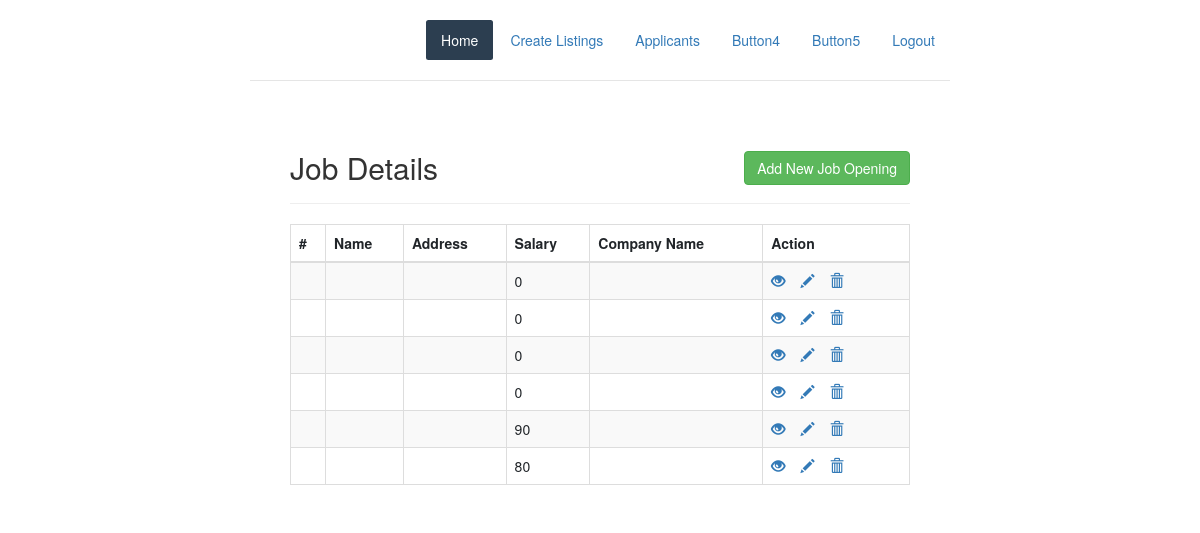
Before: /jobapp/recruiter/ind.php with the older database file.
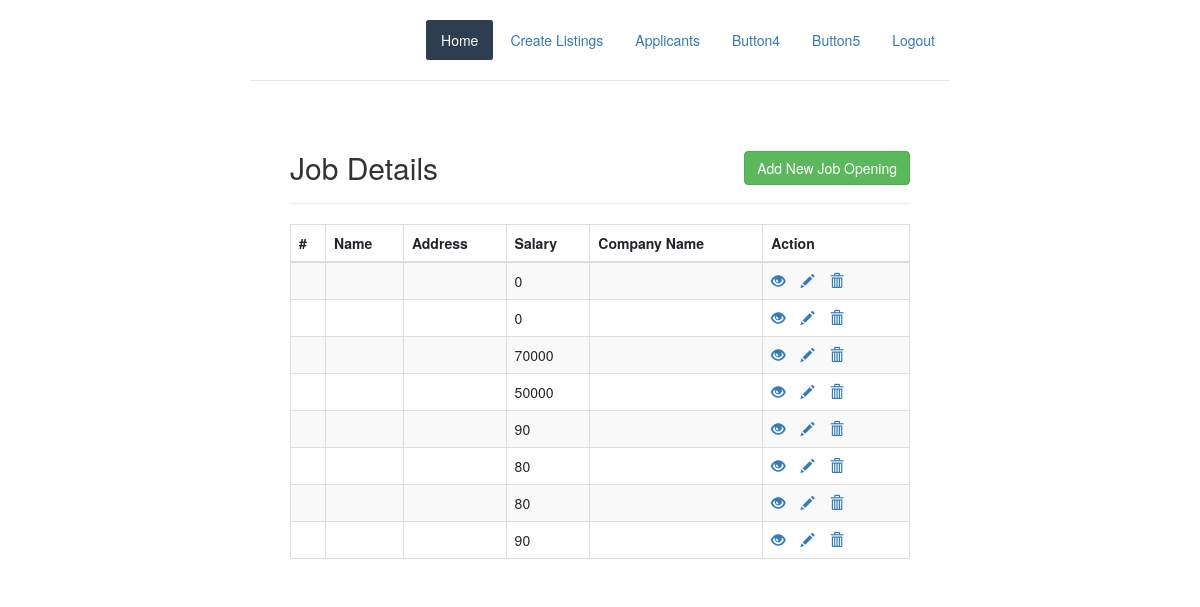
After: the same page with the newer database file.
### tables this page shows
CREATE TABLE `Job_Opening` (
  `Opening_ID` int(50) NOT NULL,
  `Title` varchar(255) NOT NULL,
  `Description` varchar(10000) NOT NULL,
  `Date` timestamp NOT NULL DEFAULT CURRENT_TIMESTAMP ON UPDATE CURRENT_TIMESTAMP,
  `recruiter_email` varchar(50) NOT NULL,
  `salary` int(50) NOT NULL,
  `Company_Name` varchar(100) NOT NULL,
  `location` varchar(200) NOT NULL
);

### jobapp/recruiter/ind.php (the view, shortened to what this page needs)
<?php include 'inc/rheader.php' ?>
<!DOCTYPE html>
<html lang="en">
<head>
    <link rel="stylesheet" href="https://maxcdn.bootstrapcdn.com/bootstrap/3.3.7/css/bootstrap.css">
</head>
<body>
    <div class="wrapper">
        <div class="container-fluid">
            <div class="row">
                <div class="col-md-12">
                    <div class="page-header clearfix">
                        <h2 class="pull-left">Job Details</h2>
                        <a href="create.php" class="btn btn-success pull-right">Add New Job Opening</a>
                    </div>
                    <?php
                    require_once "config.php";
                    $sql = "SELECT * FROM Job_Opening";
                    if($result = mysqli_query($link, $sql)){
                        if(mysqli_num_rows($result) > 0){
                            echo "<table class='table table-bordered table-striped'>";
                                echo "<thead>";
                                    echo "<tr>";
                                        echo "<th>#</th>";
                                        echo "<th>Name</th>";
                                        echo "<th>Address</th>";
                                        echo "<th>Salary</th>";
                                        echo "<th>Company Name</th>";
                                        echo "<th>Action</th>";
                                    echo "</tr>";
                                echo "</thead>";
                                echo "<tbody>";
                                while($row = mysqli_fetch_array($result)){
                                    echo "<tr>";
                                        echo "<td>" . $row['id'] . "</td>";
                                        echo "<td>" . $row['name'] . "</td>";
                                        echo "<td>" . $row['address'] . "</td>";
                                        echo "<td>" . $row['salary'] . "</td>";
                                        echo "<td>" . $row['company'] . "</td>";
                                        echo "<td>";
                                            echo "<a href='read.php?id=". $row['id'] ."' title='View Record' data-toggle='tooltip'><span class='glyphicon glyphicon-eye-open'></span></a>";
                                            echo "<a href='update.php?id=". $row['id'] ."' title='Update Record' data-toggle='tooltip'><span class='glyphicon glyphicon-pencil'></span></a>";
                                            echo "<a href='delete.php?id=". $row['id'] ."' title='Delete Record' data-toggle='tooltip'><span class='glyphicon glyphicon-trash'></span></a>";
                                        echo "</td>";
                                    echo "</tr>";
                                }
                                echo "</tbody>";
                            echo "</table>";
                        } else{
                            echo "<p class='lead'><em>No records were found.</em></p>";
                        }
                    } else{
                        echo "ERROR: Could not able to execute $sql. " . mysqli_error($link);
                    }
                    ?>
                </div>
            </div>
        </div>
    </div>
</body>
</html>

### jobapp/recruiter/inc/rheader.php (shortened to what this page needs)
<!DOCTYPE html>
<html>
<head>
    <link rel="stylesheet" href="https://bootswatch.com/4/flatly/bootstrap.min.css">
    <link rel="stylesheet" href="css/styles.css">
</head>
<body>
    <div class="container">
      <div class="header clearfix">
        <nav>
          <ul class="nav nav-pills float-right">
            <li class="nav-item"><a class="nav-link active" href="./recruiter_home.php">Home </a></li>
            <li class="nav-item"><a class="nav-link" href="ind.php">Create Listings</a></li>
            <li class="nav-item"><a class="nav-link" href="./recruiter_applicants.php">Applicants</a></li>
            <li class="nav-item"><a class="nav-link" href="./recruiter_page4.php">Button4</a></li>
            <li class="nav-item"><a class="nav-link" href="./recruiter_page5.php">Button5</a></li>
            <li class="nav-item"><a class="nav-link" href="../logout.php">Logout</a></li>
          </ul>
        </nav>
      </div>

### jobapp - Apr. 6/css/styles.css (style rules this page uses)
body { padding-top: 20px; padding-bottom: 20px; }
.header, .marketing, .footer { padding-right: 15px; padding-left: 15px; }
.header { padding-bottom: 20px; border-bottom: 1px solid #e5e5e5; }
@media (min-width: 768px) { .container { max-width: 730px; } }
@media screen and (min-width: 768px) { .header, .marketing, .footer { padding-right: 0; padding-left: 0; } }
@media screen and (min-width: 768px) { .header { margin-bottom: 30px; } }

### jobapp/recruiter/ind.php (style rules this page uses)
.wrapper { width: 650px; margin: 0 auto; }
.page-header h2 { margin-top: 0; }
table tr td:last-child a { margin-right: 15px; }

Changed rows visible on the page:
changed job_opening (number 3 of 8 on the later page): salary "0" → "70000"
changed job_opening (number 4 of 8 on the later page): salary "0" → "50000"
added job_opening: salary "80"
added job_opening: salary "90"
